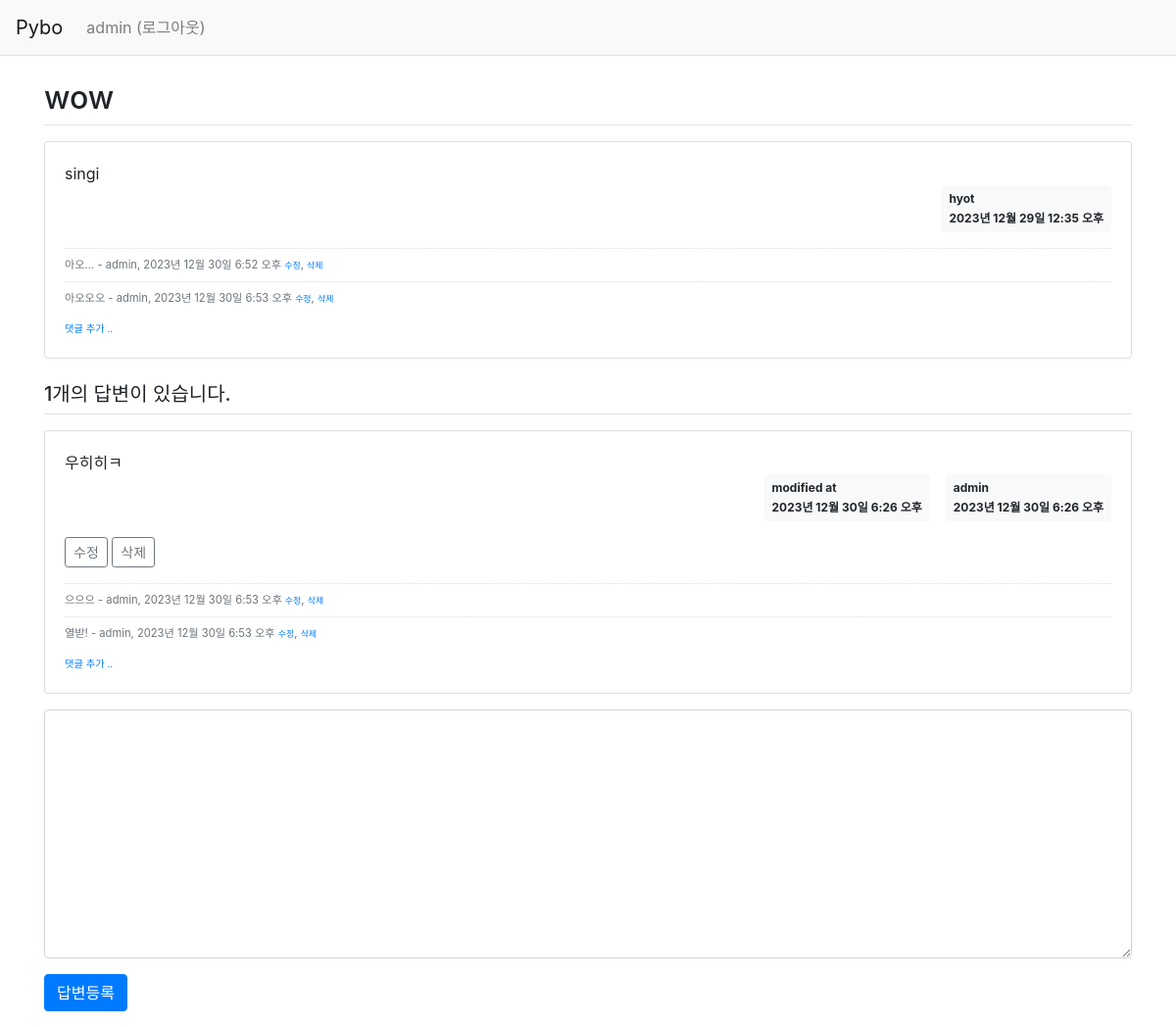
The app's page /pybo/311/ (signed in) with its own data.
### pybo/models.py (models this page shows, shortened)
class Question(models.Model):
    author = models.ForeignKey(User, on_delete=models.CASCADE)
    subject = models.CharField(max_length=200)
    content = models.TextField()
    create_date = models.DateTimeField()
    modify_date = models.DateTimeField(null=True, blank=True)

class Comment(models.Model):
    author = models.ForeignKey(User, on_delete=models.CASCADE)
    content = models.TextField()
    create_date = models.DateTimeField()
    modify_date = models.DateTimeField(null=True, blank=True)
    question = models.ForeignKey(Question, null=True, blank=True, on_delete=models.CASCADE)
    answer = models.ForeignKey(Answer, null=True, blank=True, on_delete=models.CASCADE)

class Answer(models.Model):
    author = models.ForeignKey(User, on_delete=models.CASCADE)
    question = models.ForeignKey(Question, on_delete=models.CASCADE)
    content = models.TextField()
    create_date = models.DateTimeField()
    modify_date = models.DateTimeField(null=True, blank=True)

### pybo/views.py (the view)
# urls.py: path('<int:question_id>/', views.detail, name='detail'),
def detail(request, question_id):
    question = get_object_or_404(Question, pk=question_id)
    context = {'question': question}
    return render(request, 'pybo/question_detail.html', context)

### templates/pybo/question_detail.html (shortened to what this page needs)
{% extends 'base.html' %}
{% block content %}
<div class="container my-3">
    <h2 class="border-bottom py-2">{{ question.subject }}</h2>
    <div class="card my-3">
        <div class="card-body">
            <div class="card-text" style="white-space: pre-line;">{{ question.content }}</div>
            <div class="d-flex justify-content-end">
                <div class="badge badge-light p-2 text-left">
                    <div class="mb-2">{{ question.author.username }}</div>
                    <div>{{ question.create_date }}</div>
                </div>
            </div>
            {% if question.comment_set.count > 0 %}
            <div class="mt-3">
            {% for comment in question.comment_set.all %}
                <div class="comment py-2 text-muted">
                    <span style="white-space: pre-line;">{{ comment.content }}</span>
                    <span>
                        - {{ comment.author }}, {{ comment.create_date }}
                    </span>
                    {% if request.user == comment.author %}
                    <a href="{% url 'pybo:comment_modify_question' comment.id  %}" class="small">수정</a>,
                    <a href="#" class="small delete"
                       data-uri="{% url 'pybo:comment_delete_question' comment.id  %}">삭제</a>
                    {% endif %}
                </div>
            {% endfor %}
            </div>
            {% endif %}
            <div>
                <a href="{% url 'pybo:comment_create_question' question.id  %}"
                   class="small"><small>댓글 추가 ..</small></a>
            </div>
        </div>
    </div>
    <h5 class="border-bottom my-3 py-2">{{question.answer_set.count}}개의 답변이 있습니다.</h5>
    {% for answer in question.answer_set.all %}
    <div class="card my-3">
        <div class="card-body">
            <div class="card-text" style="white-space: pre-line;">{{ answer.content }}</div>
            <div class="d-flex justify-content-end">
                {% if answer.modify_date %}
                <div class="badge badge-light p-2 text-left mx-3">
                    <div class="mb-2">modified at</div>
                    <div>{{ answer.modify_date }}</div>
                </div>
                {% endif %}
                <div class="badge badge-light p-2 text-left">
                    <div class="mb-2">{{ answer.author.username }}</div>
                    <div>{{ answer.create_date }}</div>
                </div>
            </div>
            {% if request.user == answer.author %}
            <div class="my-3">
                <a href="{% url 'pybo:answer_modify' answer.id  %}"
                   class="btn btn-sm btn-outline-secondary">수정</a>
                <a href="#" class="delete btn btn-sm btn-outline-secondary "
                   data-uri="{% url 'pybo:answer_delete' answer.id  %}">삭제</a>
            </div>
            {% endif %}
            {% if answer.comment_set.count > 0 %}
            <div class="mt-3">
            {% for comment in answer.comment_set.all %}
                <div class="comment py-2 text-muted">
                    <span style="white-space: pre-line;">{{ comment.content }}</span>
                    <span>
                        - {{ comment.author }}, {{ comment.create_date }}
                    </span>
                    {% if request.user == comment.author %}
                    <a href="{% url 'pybo:comment_modify_answer' comment.id  %}" class="small">수정</a>,
                    <a href="#" class="small delete"
                       data-uri="{% url 'pybo:comment_delete_answer' comment.id  %}">삭제</a>
                    {% endif %}
                </div>
            {% endfor %}
            </div>
            {% endif %}
            <div>
                <a href="{% url 'pybo:comment_create_answer' answer.id  %}"
                   class="small"><small>댓글 추가 ..</small></a>
            </div>
        </div>
    </div>
    {% endfor %}
    <form action="{% url 'pybo:answer_create' question.id %}" method="post" class="my-3">
        <div class="form-group">
            <textarea {% if not user.is_authenticated %}disabled{% endif %}
              name="content" id="content" class="form-control" rows="10"></textarea>
        </div>
        <input type="submit" value="답변등록" class="btn btn-primary">
    </form>
</div>
{% endblock %}

### templates/navbar.html (shortened to what this page needs)
<nav class="navbar navbar-expand-lg navbar-light bg-light border-bottom">
    <a class="navbar-brand" href="{% url 'pybo:index' %}">Pybo</a>
    <div class="collapse navbar-collapse flex-grow-0" id="navbarNav">
        <ul class="navbar-nav">
            <li class="nav-item ">
                {% if user.is_authenticated %}
                <a class="nav-link" href="{% url 'common:logout' %}">{{ user.username }} (로그아웃)</a>
                {% else %}
                <a class="nav-link" href="{% url 'common:login' %}">로그인</a>
                {% endif %}
            </li>
        </ul>
    </div>
</nav>

### static/style.css (style rules this page uses)
.comment { border-top:dotted 1px #ddd; font-size:0.7em; }

### records on screen
Question: subject "wow", content "singi", author.username "hyot", create_date "2023년 12월 29일 12:35 오후", answer_set.count "1"
Comment: content "아오...", author "admin", create_date "2023년 12월 30일 6:52 오후", shows "수정"
Comment: content "아오오오", author "admin", create_date "2023년 12월 30일 6:53 오후", shows "수정"
Answer: content "우히히ㅋ", modify_date "2023년 12월 30일 6:26 오후", author.username "admin", create_date "2023년 12월 30일 6:26 오후", shows "수정"
Comment: content "으으으", author "admin", create_date "2023년 12월 30일 6:53 오후", shows "수정"
Comment: content "열받!", author "admin", create_date "2023년 12월 30일 6:53 오후", shows "수정"

### other values on screen
{{ user.username }} "admin"
